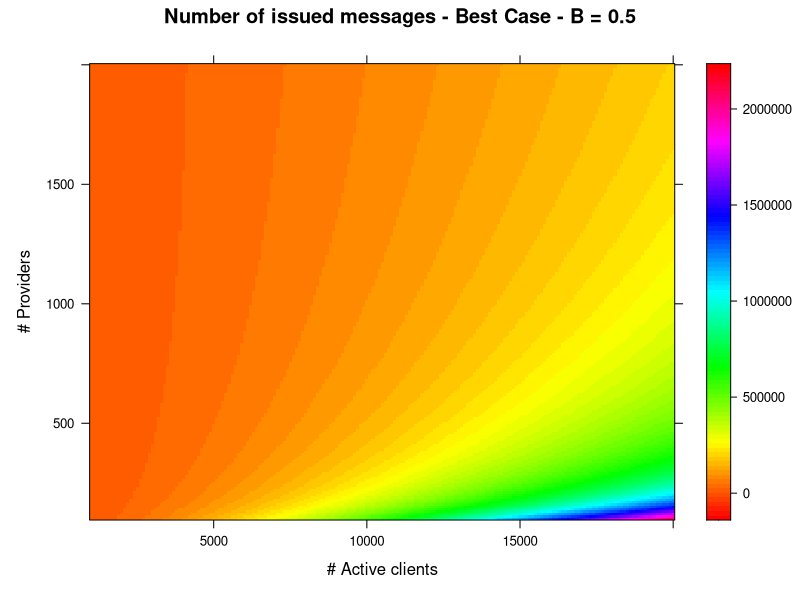
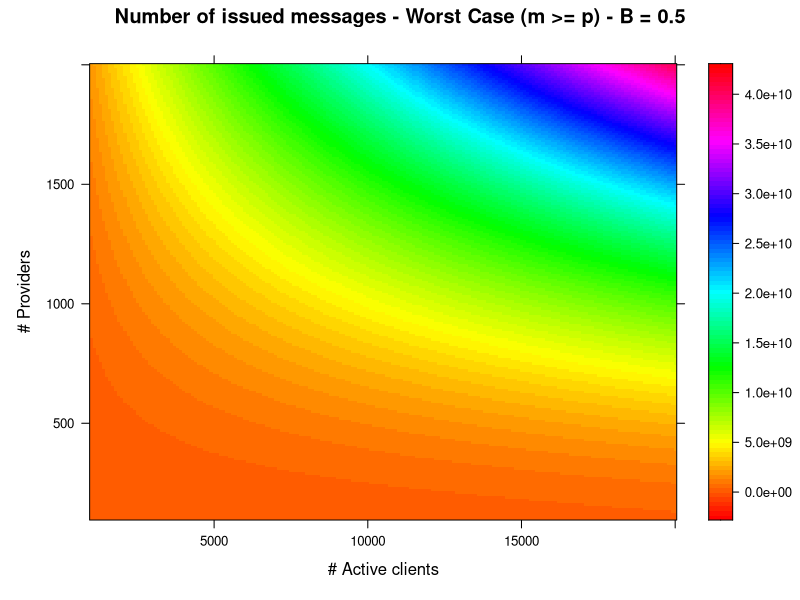
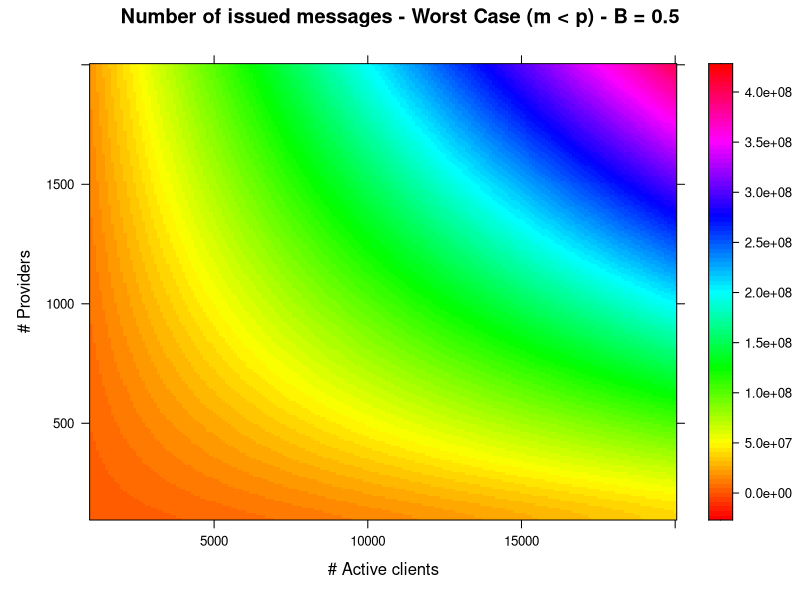
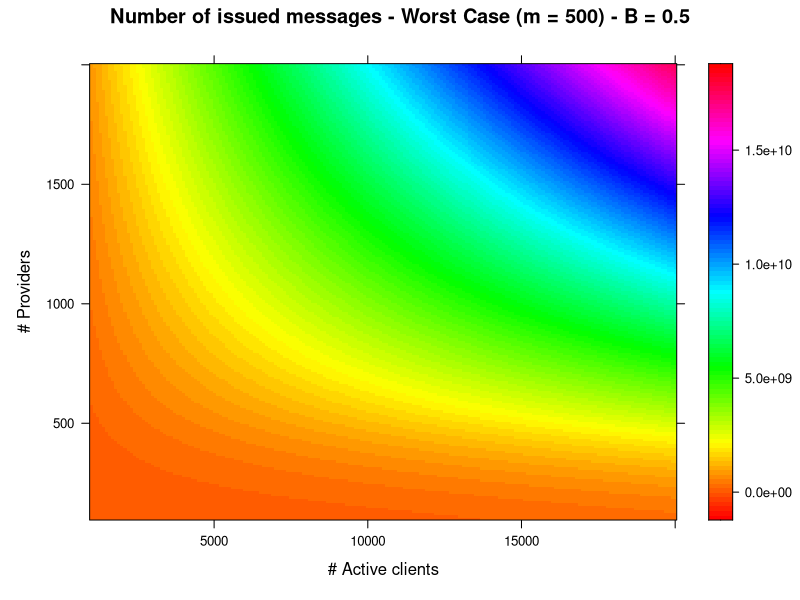

These charts were generated, in order, by the following R code:
library("lattice")
library("viridisLite")
 
inf_limit_providers <- 100
sup_limit_providers <- 2000
providers_step <- 10

inf_limit_clients <- 1000
sup_limit_clients <- 20000
clients_step <- 100

# contract breakdown percentage
beta_vals <- c(0.5)

# amount of microservices
m <- 10

providers <- seq(inf_limit_providers, sup_limit_providers, providers_step)
clients <- seq(inf_limit_clients, sup_limit_clients, clients_step)
data <- expand.grid(X=clients, Y=providers)
providers <- rep(providers, each = length(clients))

for(beta in beta_vals){
	# best case
	data$Z <- providers + clients * (beta * (providers + clients)/providers + 4)
	pdf(paste("melhor_caso-b", beta * 100, ".pdf", sep = ""))
	print(levelplot(Z ~ X*Y, data=data , cuts = 100, xlab="# Active clients", ylab="# Providers", main= paste("Number of issued messages - Best Case - B =", beta), col.regions = rainbow(100), panel = panel.levelplot.raster))
	dev.off()

	# worst case (m > max p)
	data$Z <- providers + clients * ((providers^2 + 3 * providers)/2 + beta * (1 + clients) + 2)
	pdf(paste("pior_caso-b", beta * 100, ".pdf", sep = ""))
	print(levelplot(Z ~ X*Y, data=data , cuts = 100, xlab="# Active clients", ylab="# Providers", main=paste("Number of issued messages - Worst Case (m >= p) - B =", beta), col.regions = rainbow(100), panel = panel.levelplot.raster))
	dev.off()

	# worst case (m < p)
	data$Z <- providers + clients * ((m * (2 * providers - m + 3))/2 + beta * (1 + (m * clients)/providers) + 2)
	pdf(paste("pior_caso_menor-b", beta * 100, ".pdf", sep = ""))
	print(levelplot(Z ~ X*Y, data=data , cuts = 100, xlab="# Active clients", ylab="# Providers", main=paste("Number of issued messages - Worst Case (m < p) - B =", beta), col.regions = rainbow(100), panel = panel.levelplot.raster))
	dev.off()

	# worst case (mix)
	m <- 500
	lower_m <- providers + clients * ((providers^2 + 3 * providers)/2 + beta * (1 + clients) + 2)
	upper_m <- providers + clients * ((m * (2 * providers - m + 3))/2 + beta * (1 + (m * clients)/providers) + 2)
	threshold <- sum(providers < m)
	data$Z <- c(lower_m[1:threshold], upper_m[(threshold + 1):length(data$X)])

	pdf(paste("pior_caso_mix-b", beta * 100, ".pdf", sep = ""))
	print(levelplot(Z ~ X*Y, data=data , cuts = 100, xlab="# Active clients", ylab="# Providers", main=paste("Number of issued messages - Worst Case (m = 500) - B =", beta), col.regions = rainbow(100), panel = panel.levelplot.raster))
	dev.off()


}
